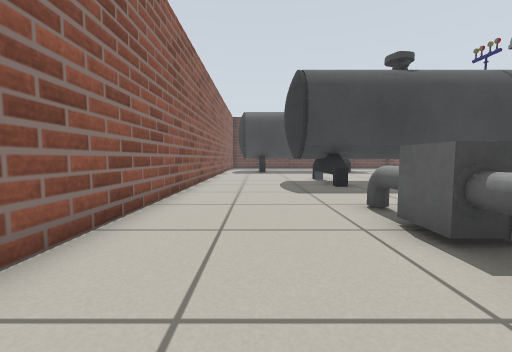
View 1 (above)

17 first-person views from a walk through a world built for the Gazebo simulator. The camera is 0.5 m above the floor, tilts 4° down and sees 90° across. The floor is counted in squares, 0.5 m on a side. Each view is taken from the middle of a square. On the plan, view 1 faces up. The plan holds only what a view shows up to about 11 squares ahead; the rest is blank. Surface patterns are stand-ins for the level's own textures.

View 2
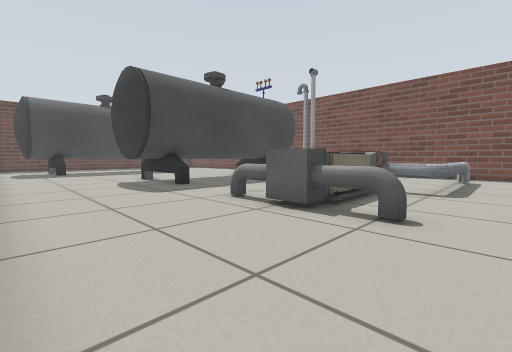

View 3
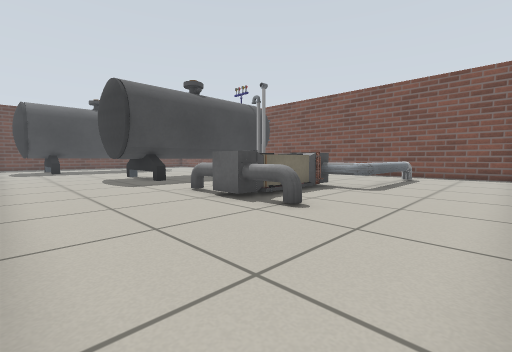

View 4
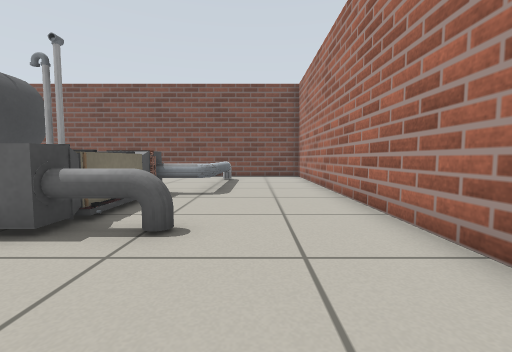

View 5
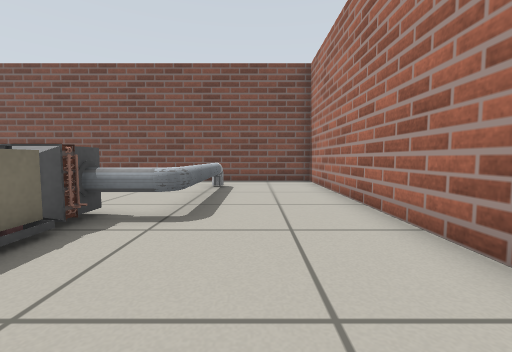

View 6
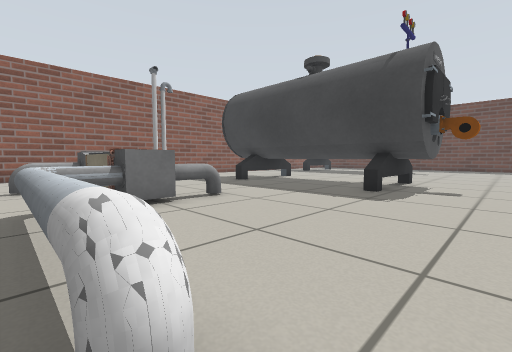

View 7
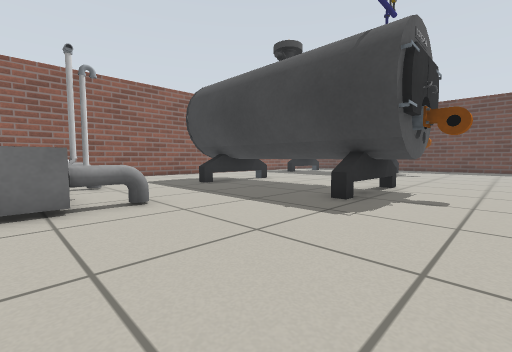

View 8
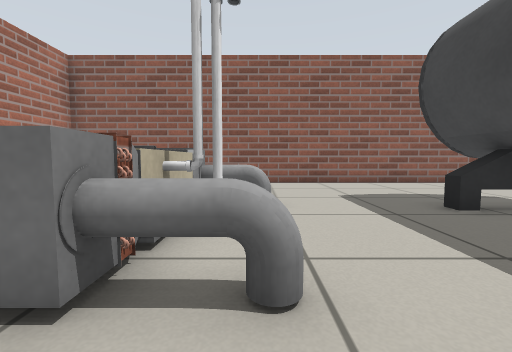

View 9
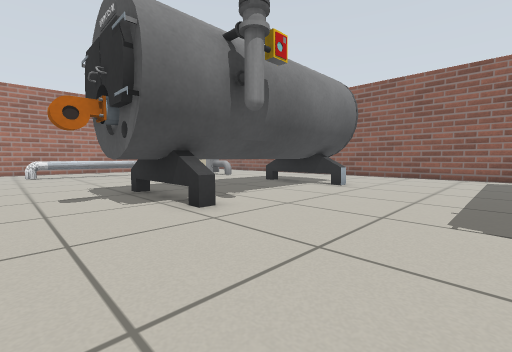

View 10
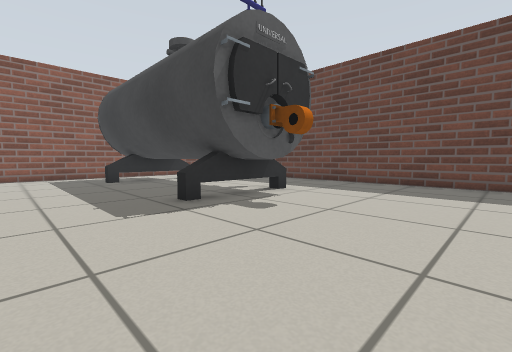

View 11
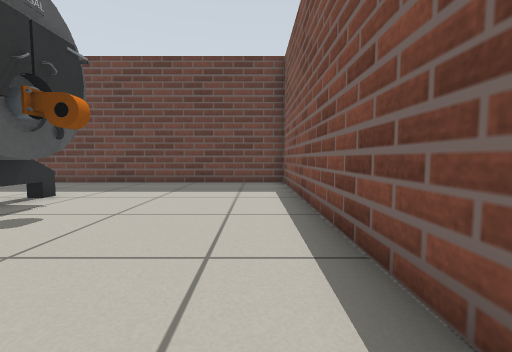

View 12
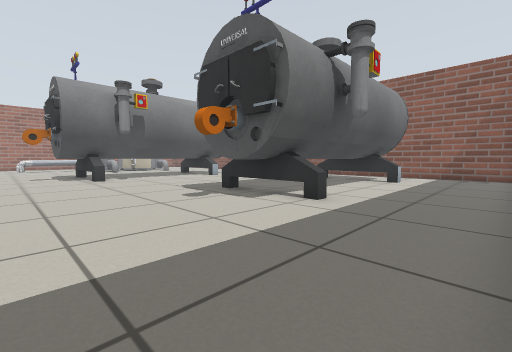

View 13
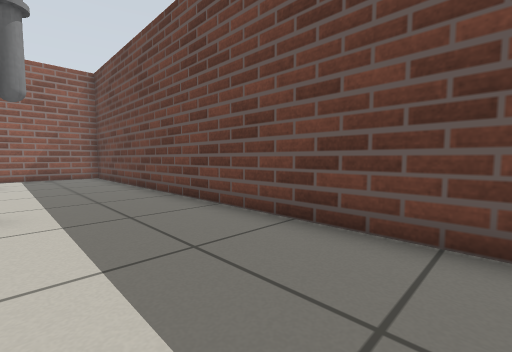

View 14
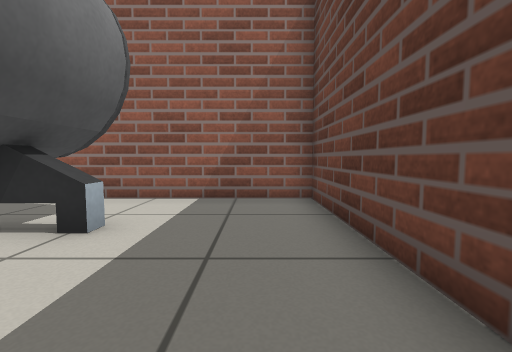

View 15
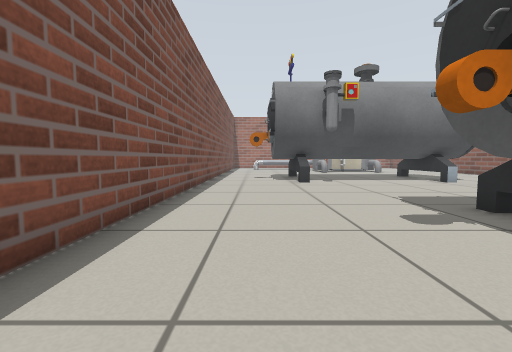

View 16
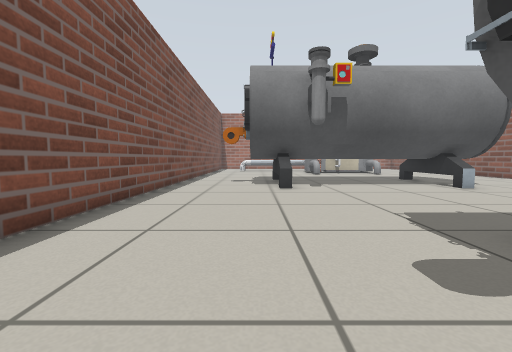

View 17
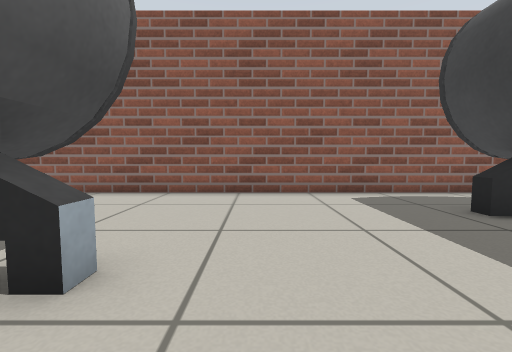

### Floor plan
Key: @ floor where view 1 was taken; # wall or solid block; . floor; = window, fence, low wall or low ledge; T thing the floor can be seen under or through.
Columns run from 3 left of view 1 to 13 right of it. Each row starts with its distance up from view 1.
 26 #################
 25 #...............#
 24 #...............#
 23 #...............#
 22 #.......##......#
 21 #.##########....#
 20 #.##########=...#
 19 #.##########....#
 18 #.#########.....#
 17 #...............#
 16 #...............#
 15 #...............#
 14 #...............#
 13 #.........##....#
 12 #....#########..#
 11 #...#TT####TT#=.#
 10 #...#TTTT##TTT..#
  9 #....TTTT##TTT..#
  8 #...............#
  7 #...............#
  6 #...............#
  5 #....=..#=......#
  4 #....===##......#
  3 #....=####......#
  2 #....=...=......#
  1 #....=...======.#
  0 #..@............#
 -1 #...............#
 -2 #...............#
 -3  ################

Where each view was taken, in squares from view 1:
view 1: 0 up, 0 right, facing up
view 2: 0 up, 2 left, facing up-right
view 3: 2 down, 2 left, facing up-right
view 4: 0 up, 1 left, facing right
view 5: 0 up, 2 right, facing right
view 6: 1 up, 12 right, facing up-left
view 7: 3 up, 12 right, facing up-left
view 8: 5 up, 8 right, facing left
view 9: 17 up, 12 right, facing down-left
view 10: 15 up, 12 right, facing up-left
view 11: 15 up, 12 right, facing up
view 12: 25 up, 12 right, facing down-left
view 13: 22 up, 12 right, facing up-left
view 14: 24 up, 4 right, facing left
view 15: 23 up, 11 right, facing down
view 16: 21 up, 10 right, facing down
view 17: 14 up, 5 right, facing left
